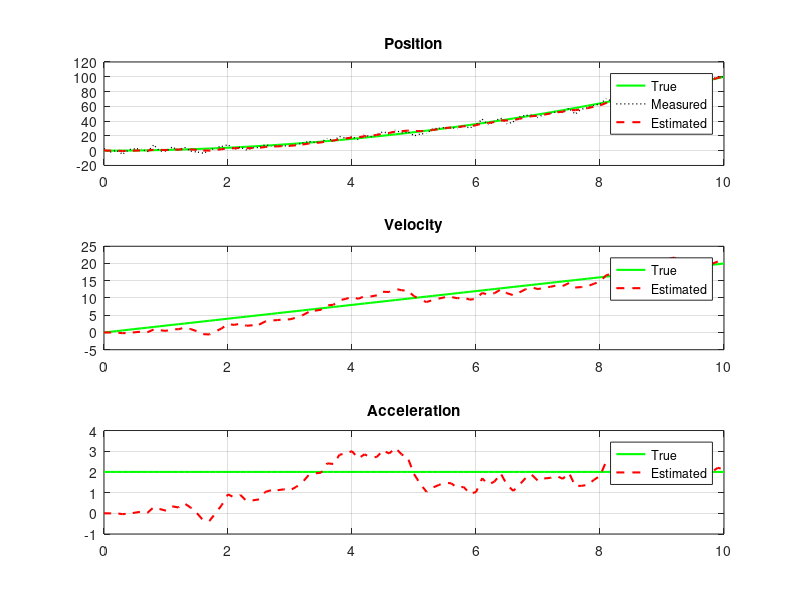

The MATLAB script that drew this image:
clc; clear;

% Time setup
dt = 0.1;
t = 0:dt:10;

% True values (simulate motion with constant acceleration)
true_acc = 2 * ones(size(t));
true_vel = cumtrapz(t, true_acc);
true_pos = cumtrapz(t, true_vel);

% Noisy GPS position measurement
pos_meas = true_pos + randn(size(t)) * 3;  % GPS is noisy!

% Kalman setup
A = [1 dt 0.5*dt^2;
     0 1 dt;
     0 0 1];

H = [1 0 0];     % We only measure position
Q = 0.1 * eye(3);  % Process noise
R = 9;            % Measurement noise (GPS)
P = eye(3);       % Initial uncertainty
x = [0; 0; 0];    % Initial state [pos; vel; acc]

x_est = zeros(3, length(t));

for k = 1:length(t)
    % Predict
    x = A * x;
    P = A * P * A' + Q;
    
    % Measurement
    z = pos_meas(k);
    
    % Kalman Gain
    K = P * H' / (H * P * H' + R);
    
    % Update
    x = x + K * (z - H * x);
    P = (eye(3) - K * H) * P;
    
    % Store result
    x_est(:, k) = x;
end

% Plotting
figure;
subplot(3,1,1);
plot(t, true_pos, 'g', 'LineWidth', 1.5); hold on;
plot(t, pos_meas, 'k:', 'LineWidth', 1);
plot(t, x_est(1,:), 'r--', 'LineWidth', 1.5);
title('Position'); legend('True', 'Measured', 'Estimated'); grid on;

subplot(3,1,2);
plot(t, true_vel, 'g', 'LineWidth', 1.5); hold on;
plot(t, x_est(2,:), 'r--', 'LineWidth', 1.5);
title('Velocity'); legend('True', 'Estimated'); grid on;

subplot(3,1,3);
plot(t, true_acc, 'g', 'LineWidth', 1.5); hold on;
plot(t, x_est(3,:), 'r--', 'LineWidth', 1.5);
title('Acceleration'); legend('True', 'Estimated'); grid on;
